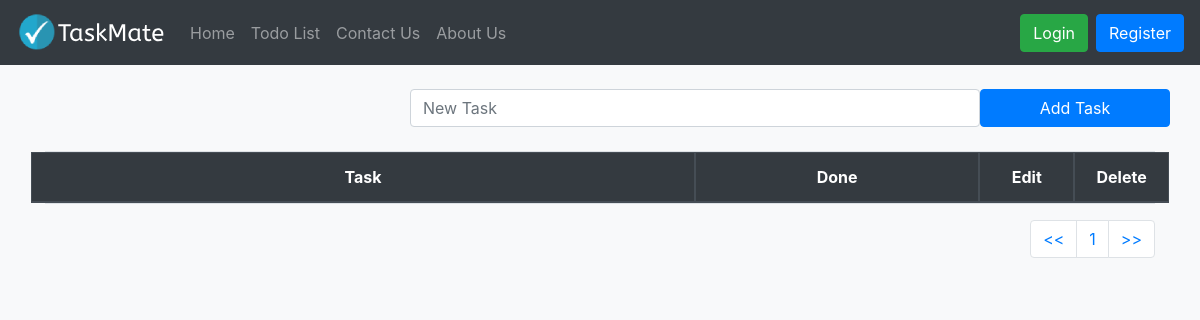
Before: /todolist/ with the older database file.
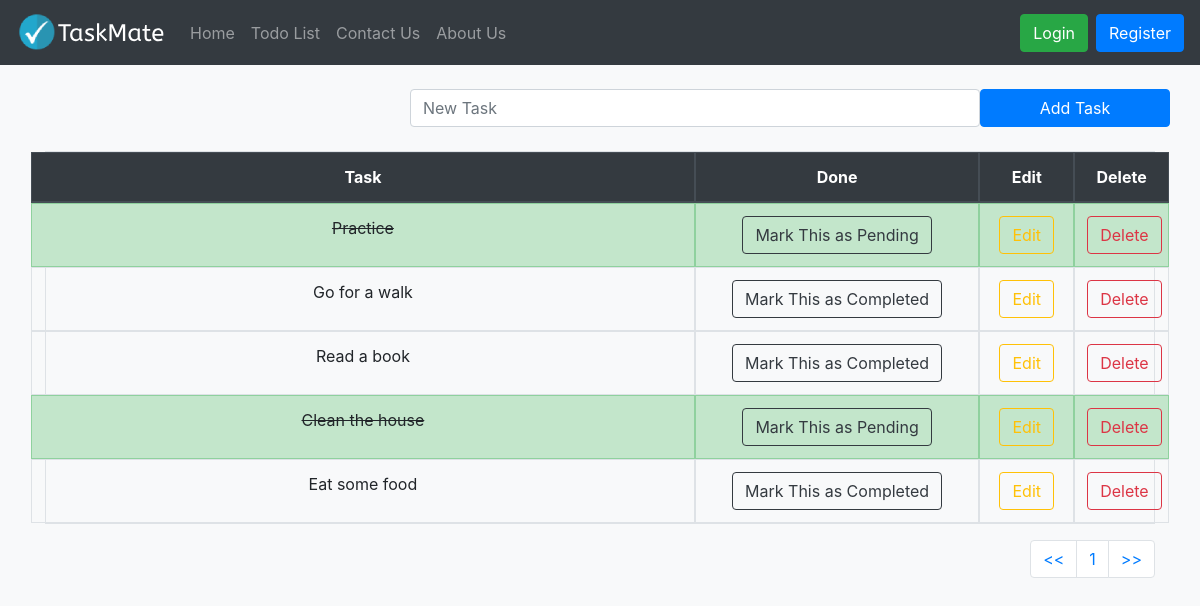
After: the same page with the newer database file.
### todolist_app/models.py (models this page shows, shortened)
class TaskList(models.Model):
    task = models.CharField(max_length=300)
    done = models.BooleanField(default=False)
    """ Method to make Task list object(from admin panel) a string """

### todolist_app/views.py (the view)
# urls.py: path('todolist/',include('todolist_app.urls')),
def todolist(request):
    if request.method=="POST":
        form = TaskForm(request.POST or None)
        if form.is_valid():
            form.save()
        messages.success(request,("New Task Added!"))
        return redirect('todolist')
    else:
        all_tasks = TaskList.objects.all()
        paginator = Paginator(all_tasks, 5)
        page = request.GET.get('pg')
        all_tasks = paginator.get_page(page)
        return render(request, 'todolist.html',{'all_tasks':all_tasks})

### todolist_app/templates/todolist.html (shortened to what this page needs)
{% extends "base.html" %}
{% block content %}
<div class="container">
  <br>
  <form method="POST" class="row">
        <label class="col-lg-4"></label>
        <input type="text" class="form-control col-lg-6" name="task" placeholder="New Task">
        <button type="submit" class="btn btn-primary col-lg-2">Add Task</button>
  </form>
  <br>
  <table class="table table-bordered text-center">
    <thead class="thead-dark">
        <tr class="row">
          <th class="col-7">Task</th>
          <th class="col-3">Done</th>
          <th class="col-1">Edit</th>
          <th class="col-1">Delete</th>
        </tr>
    </thead>
    <tbody>
    {% if all_tasks %}
      {% for obj  in all_tasks %}
        {% if obj.done %}
          <tr class="table-success row">
            <td class="col-7"><del>{{ obj.task }}</del></td>
            <td class="col-3"><a href="{% url 'pending_task' obj.id %}"><button type="button" class="btn btn-outline-dark">Mark This as Pending</button></a></td>
            <td class="col-1"><a href="{% url 'edit_task' obj.id %}"><button type="button" class="btn btn-outline-warning">Edit</button></a></td>
            <td class="col-1"><a href="{% url 'delete_task' obj.id %}"><button type="button" class="btn btn-outline-danger">Delete</button></a></td>
          </tr>
          {% else %}
          <tr class="row">
            <td class="col-7">{{ obj.task }}</td>
            <td class="col-3"><a href="{% url 'complete_task' obj.id %}"><button type="button" class="btn btn-outline-dark">Mark This as Completed</button></a></td>
            <td class="col-1"><a href="{% url 'edit_task' obj.id %}"><button type="button" class="btn btn-outline-warning">Edit</button></a></td>
            <td class="col-1"><a href="{% url 'delete_task' obj.id %}"><button type="button" class="btn btn-outline-danger">Delete</button></a></td>
          </tr>
        {% endif %}
      {% endfor %}
    {% endif %}
    </tbody>
  </table>
  <nav aria-label="Page navigation example">
    <ul class="pagination justify-content-end">
      <li class="page-item"><a class="page-link" href="?pg=1"><<</a></li>
      <li class="page-item"><a class="page-link" href="?pg={{ all_tasks.number }}">{{ all_tasks.number }}</a></li>
      <li class="page-item"><a class="page-link" href="?pg={{ all_tasks.paginator.num_pages }}">>></a></li>
    </ul>
  </nav>
</div>
{% endblock content %}

Changed rows visible on the page:
added TaskList: task "Practice"
added TaskList: task "Go for a walk"
added TaskList: task "Read a book"
added TaskList: task "Clean the house"
added TaskList: task "Eat some food"
